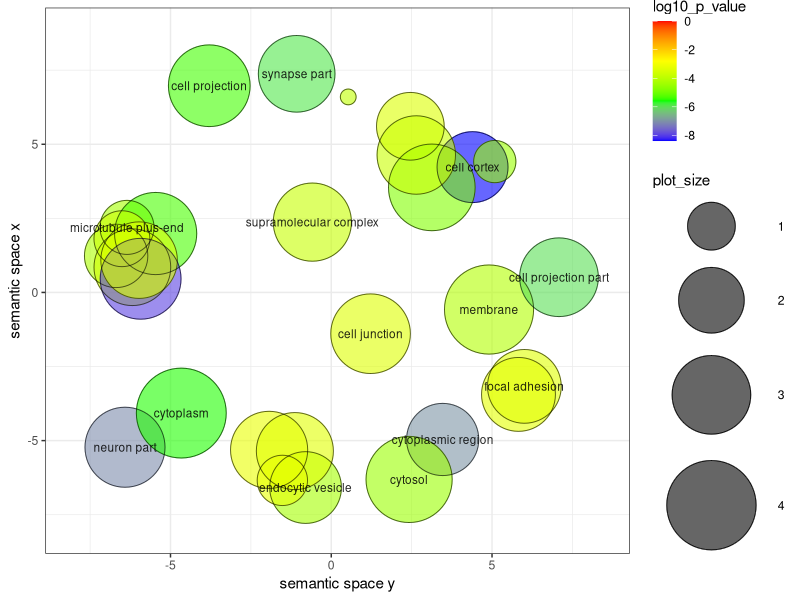

Write R code to recreate this figure.


# A plotting R script produced by the REVIGO server at http://revigo.irb.hr/
# If you found REVIGO useful in your work, please cite the following reference:
# Supek F et al. "REVIGO summarizes and visualizes long lists of Gene Ontology
# terms" PLoS ONE 2011. doi:10.1371/journal.pone.0021800


# --------------------------------------------------------------------------
# If you don't have the ggplot2 package installed, uncomment the following line:
# install.packages( "ggplot2" );
library( ggplot2 );
# --------------------------------------------------------------------------
# If you don't have the scales package installed, uncomment the following line:
# install.packages( "scales" );
library( scales );


# --------------------------------------------------------------------------
# Here is your data from REVIGO. Scroll down for plot configuration options.

revigo.names <- c("term_ID","description","frequency_%","plot_X","plot_Y","plot_size","log10_p_value","uniqueness","dispensability");
revigo.data <- rbind(c("GO:0005925","focal adhesion", 2.125, 6.006,-3.170, 2.595,-3.3820,0.856,0.000),
c("GO:0005938","cell cortex", 1.287, 4.394, 4.229, 2.378,-8.3862,0.750,0.000),
c("GO:0016020","membrane",50.676, 4.907,-0.577, 3.972,-4.1244,0.972,0.000),
c("GO:0030054","cell junction", 6.490, 1.223,-1.393, 3.080,-3.4089,0.947,0.000),
c("GO:0044456","synapse part", 3.645,-1.076, 7.378, 2.829,-5.9066,0.921,0.000),
c("GO:0099080","supramolecular complex", 4.889,-0.588, 2.373, 2.957,-3.7959,0.946,0.000),
c("GO:0097458","neuron part", 7.069,-6.415,-5.224, 3.117,-7.0846,0.943,0.003),
c("GO:0044463","cell projection part", 5.425, 7.083, 0.513, 3.002,-5.9872,0.942,0.004),
c("GO:0042995","cell projection", 9.968,-3.794, 6.975, 3.266,-5.3675,0.944,0.004),
c("GO:0035371","microtubule plus-end", 0.103,-6.353, 2.195, 1.301,-4.3134,0.675,0.012),
c("GO:0005737","cytoplasm",60.330,-4.664,-4.071, 4.048,-5.5317,0.944,0.027),
c("GO:0099568","cytoplasmic region", 1.601, 3.465,-4.962, 2.473,-6.9666,0.898,0.083),
c("GO:0030139","endocytic vesicle", 1.476,-0.799,-6.584, 2.438,-4.3206,0.837,0.084),
c("GO:0005829","cytosol",25.879, 2.421,-6.311, 3.680,-4.4750,0.891,0.128),
c("GO:0031256","leading edge membrane", 0.741, 2.460, 5.607, 2.140,-3.4401,0.842,0.187),
c("GO:0005856","cytoskeleton",11.022,-5.462, 1.988, 3.309,-5.3261,0.765,0.267),
c("GO:0012506","vesicle membrane", 4.008,-1.933,-5.313, 2.870,-3.1824,0.824,0.307),
c("GO:0005886","plasma membrane",28.794, 3.127, 3.545, 3.726,-4.7825,0.836,0.309),
c("GO:0098590","plasma membrane region", 5.165, 2.644, 4.638, 2.980,-3.7423,0.824,0.426),
c("GO:0072686","mitotic spindle", 0.373,-6.691, 1.233, 1.845,-4.2125,0.726,0.427),
c("GO:0098835","presynaptic endocytic zone membrane", 0.005, 0.528, 6.598, 0.301,-3.9066,0.849,0.455),
c("GO:0030659","cytoplasmic vesicle membrane", 3.921,-1.132,-5.354, 2.861,-3.3420,0.765,0.508),
c("GO:0099513","polymeric cytoskeletal fiber", 3.678,-6.186, 0.851, 2.833,-3.6364,0.586,0.566),
c("GO:1990752","microtubule end", 0.130,-6.511, 1.813, 1.398,-3.7258,0.670,0.579),
c("GO:0030130","clathrin coat of trans-Golgi network vesicle", 0.065,-1.521,-6.343, 1.114,-3.2291,0.810,0.584),
c("GO:0045180","basal cortex", 0.027, 5.086, 4.416, 0.778,-4.4989,0.788,0.647),
c("GO:0030055","cell-substrate junction", 2.169, 5.823,-3.441, 2.604,-3.2916,0.872,0.666),
c("GO:0044430","cytoskeletal part", 8.345,-5.929, 0.461, 3.189,-7.9355,0.683,0.678),
c("GO:0005815","microtubule organizing center", 3.553,-5.977, 1.090, 2.818,-3.4855,0.672,0.686));

one.data <- data.frame(revigo.data);
names(one.data) <- revigo.names;
one.data <- one.data [(one.data$plot_X != "null" & one.data$plot_Y != "null"), ];
one.data$plot_X <- as.numeric( as.character(one.data$plot_X) );
one.data$plot_Y <- as.numeric( as.character(one.data$plot_Y) );
one.data$plot_size <- as.numeric( as.character(one.data$plot_size) );
one.data$log10_p_value <- as.numeric( as.character(one.data$log10_p_value) );
one.data$frequency <- as.numeric( as.character(one.data$frequency) );
one.data$uniqueness <- as.numeric( as.character(one.data$uniqueness) );
one.data$dispensability <- as.numeric( as.character(one.data$dispensability) );
#head(one.data);


# --------------------------------------------------------------------------
# Names of the axes, sizes of the numbers and letters, names of the columns,
# etc. can be changed below

p1 <- ggplot( data = one.data );
p1 <- p1 + geom_point( aes( plot_X, plot_Y, colour = log10_p_value, size = plot_size), alpha = I(0.6) ) + scale_size_area();
p1 <- p1 + scale_colour_gradientn( colours = c("blue", "green", "yellow", "red"), limits = c( min(one.data$log10_p_value), 0) );
p1 <- p1 + geom_point( aes(plot_X, plot_Y, size = plot_size), shape = 21, fill = "transparent", colour = I (alpha ("black", 0.6) )) + scale_size_area();
p1 <- p1 + scale_size( range=c(5, 30)) + theme_bw(); # + scale_fill_gradientn(colours = heat_hcl(7), limits = c(-300, 0) );
ex <- one.data [ one.data$dispensability < 0.15, ]; 
p1 <- p1 + geom_text( data = ex, aes(plot_X, plot_Y, label = description), colour = I(alpha("black", 0.85)), size = 3 );
p1 <- p1 + labs (y = "semantic space x", x = "semantic space y");
p1 <- p1 + theme(legend.key = element_blank()) ;
one.x_range = max(one.data$plot_X) - min(one.data$plot_X);
one.y_range = max(one.data$plot_Y) - min(one.data$plot_Y);
p1 <- p1 + xlim(min(one.data$plot_X)-one.x_range/10,max(one.data$plot_X)+one.x_range/10);
p1 <- p1 + ylim(min(one.data$plot_Y)-one.y_range/10,max(one.data$plot_Y)+one.y_range/10);



# --------------------------------------------------------------------------
# Output the plot to screen

p1;

# Uncomment the line below to also save the plot to a file.
# The file type depends on the extension (default=pdf).

# ggsave("C:/Users/path_to_your_file/revigo-plot.pdf");
